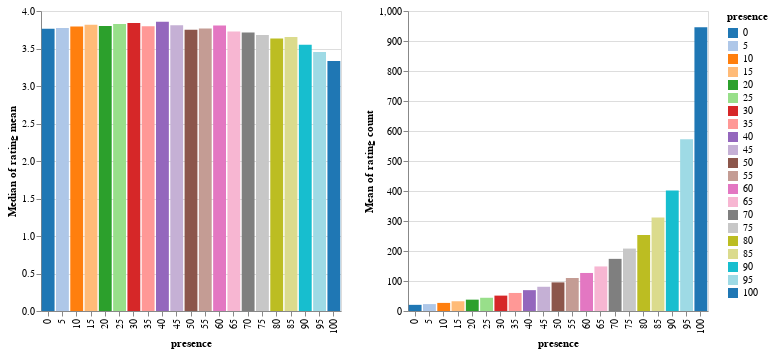

This figure's notebook cell:
### Markdown cell above
So we see that there are at minimum 20 ratings per user and a median of 65 ratings per user.

### Code cell
#@title Altair Visualization
percentile_filter = alt.selection_multi(fields=['presence'])

rating_means = alt.Chart().mark_bar().encode(
    x="presence:N", #specify x
    y=alt.Y("median(rating mean)"), #specify means as y
    color=alt.condition(
        percentile_filter, #condition on presence click
        alt.Color("presence:N", scale=alt.Scale(scheme='category20')), #if clicked color it
        alt.value("lightgray")), #if not clicked gray it out
).properties(width=300, height=300, selection=percentile_filter)

rating_counts = alt.Chart().mark_bar().encode(
    x="presence:N",
    y="mean(rating count)",
    color=alt.condition(
        percentile_filter, #condition on presence click
        alt.Color("presence:N", scale=alt.Scale(scheme='category20')), #if clicked color it
        alt.value("lightgray")), #if not clicked gray it out
).properties(width=300, height=300, selection=percentile_filter)

alt.hconcat(
    rating_means,
    rating_counts,
    data=ratings_breakdown
) #adding data after the fact

### Figure 1 — Vega-Lite specification as saved in the notebook (floating-point values rounded to 4 significant figures; data arrays with more than 128 entries replaced by an {"elided": "..."} marker saying what was removed)
{"config": {"view": {"continuousWidth": 400, "continuousHeight": 300}}, "hconcat": [{"mark": "bar", "encoding": {"color": {"condition": {"field": "presence", "scale": {"scheme": "category20"}, "type": "nominal", "selection": "selector001"}, "value": "lightgray"}, "x": {"field": "presence", "type": "nominal"}, "y": {"aggregate": "median", "field": "rating mean", "type": "quantitative"}}, "height": 300, "selection": {"selector001": {"type": "multi", "fields": ["presence"]}}, "width": 300}, {"mark": "bar", "encoding": {"color": {"condition": {"field": "presence", "scale": {"scheme": "category20"}, "type": "nominal", "selection": "selector001"}, "value": "lightgray"}, "x": {"field": "presence", "type": "nominal"}, "y": {"aggregate": "mean", "field": "rating count", "type": "quantitative"}}, "height": 300, "selection": {"selector001": {"type": "multi", "fields": ["presence"]}}, "width": 300}], "data": {"name": "data-ae37ba9b5e61a8b9992f12b3b69a436a"}, "$schema": "https://vega.github.io/schema/vega-lite/v4.17.0.json", "datasets": {"data-ae37ba9b5e61a8b9992f12b3b69a436a": {"elided": "6040 records"}}}
